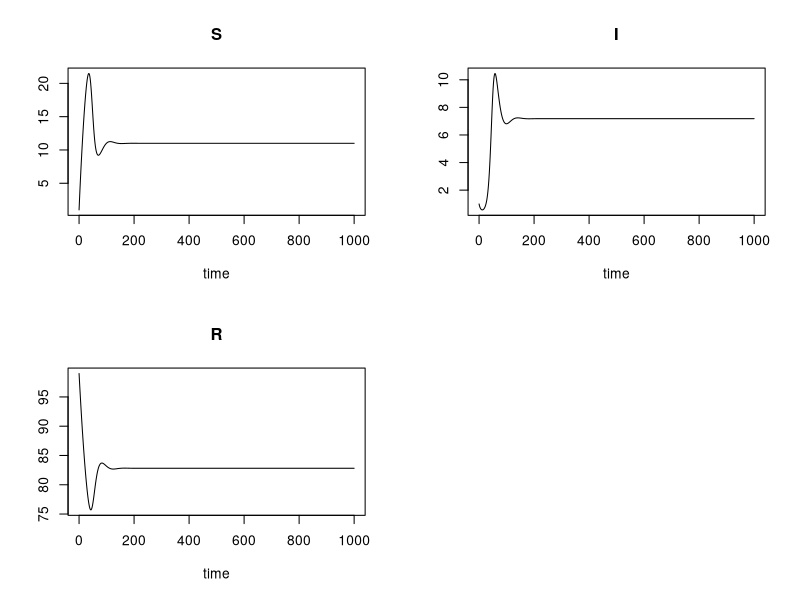

Write the R code that produced this figure.
#SIR model

SIRfunc <- function(t, SIR, P) {
  beta <- 0.01 #contact rate
  rho <- 0.1 #recovery rate
  b <- 0.01 #birth rate
  d <- 0.01 #death rate
  v <- 0.01
  
  S <- SIR[1]
  I <- SIR[2]
  R <- SIR[3]
  
  dSdt <- -beta*S*I + b*(S + I + R) - d * S -v*S
  dIdt <- beta*S*I - rho*I - d * I
  dRdt <- rho * I - d * R + v*S
  
  list(c(dSdt,dIdt,dRdt))
  
}

tt <- seq(0,1000, by=1)
SIR0 <- c(S=1, I=1, R=99) #starting values of Succeptible (all polulation), infected and resestant
library(deSolve)
result <- ode(y=SIR0, func=SIRfunc, parms=NA, times=tt)
plot(result)
